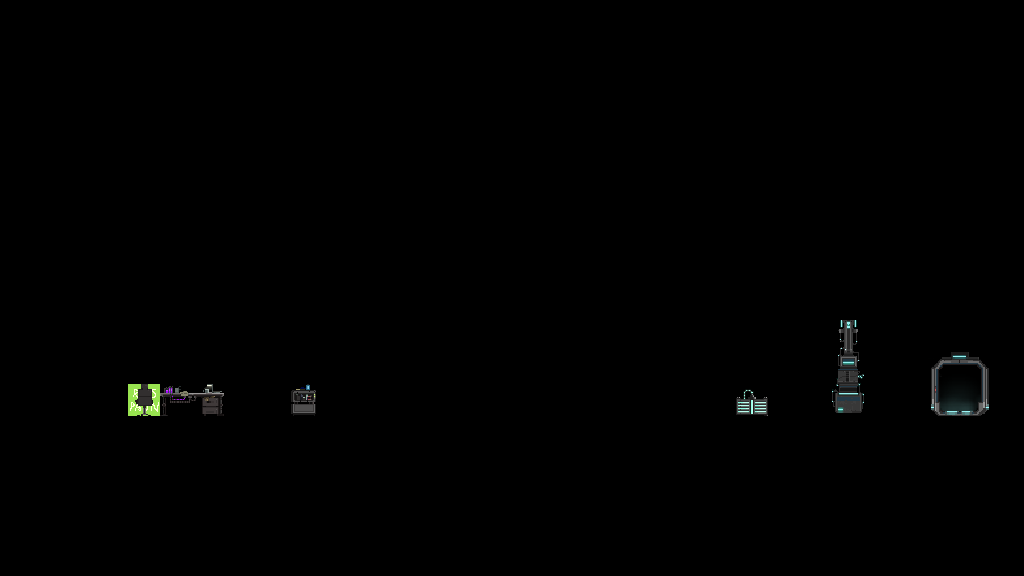

Rendered tile map (Tiled .tmx) drawn with the repository's tilesets; below, a short description and the full map source, tile grids included:
An orthogonal 32x18 tile map with 32x32 px tiles, 3 tile layers (Wall, Object, Background).

<map version="1.10" tiledversion="1.11.2" orientation="orthogonal" renderorder="right-down" width="32" height="18" tilewidth="32" tileheight="32" infinite="0" nextlayerid="4" nextobjectid="1">
 <tileset firstgid="1" source="ExtendedMapSet.tsx" />
 <layer id="1" name="Wall" width="32" height="18">
  <data encoding="csv">
0,0,0,0,0,0,0,0,0,0,0,0,0,0,0,0,0,0,0,0,0,0,0,0,0,0,0,0,0,0,0,0,
0,0,0,0,0,0,0,0,0,0,0,0,0,0,0,0,0,0,0,0,0,0,0,0,0,0,0,0,0,0,0,0,
0,0,0,0,0,0,0,0,0,0,0,0,0,0,0,0,0,0,0,0,0,0,0,0,0,0,0,0,0,0,0,0,
0,0,0,0,0,0,0,0,0,0,0,0,0,0,0,0,0,0,0,0,0,0,0,0,0,0,0,0,0,0,0,0,
0,0,0,0,0,0,0,0,0,0,0,0,0,0,0,0,0,0,0,0,0,0,0,0,0,0,0,0,0,0,0,0,
0,0,0,0,0,0,0,0,0,0,0,0,0,0,0,0,0,0,0,0,0,0,0,0,0,0,0,0,0,0,0,0,
0,0,0,0,0,0,0,0,0,0,0,0,0,0,0,0,0,0,0,0,0,0,0,0,0,0,0,0,0,0,0,0,
0,0,0,0,0,0,0,0,0,0,0,0,0,0,0,0,0,0,0,0,0,0,0,0,0,0,0,0,0,0,0,0,
0,0,0,0,0,0,0,0,0,0,0,0,0,0,0,0,0,0,0,0,0,0,0,0,0,0,0,0,0,0,0,0,
0,0,0,0,0,0,0,0,0,0,0,0,0,0,0,0,0,0,0,0,0,0,0,0,0,0,0,0,0,0,0,0,
0,0,0,0,0,0,0,0,0,0,0,0,0,0,0,0,0,0,0,0,0,0,0,0,0,0,0,0,0,0,0,0,
0,0,0,0,0,0,0,0,0,0,0,0,0,0,0,0,0,0,0,0,0,0,0,0,0,0,0,0,0,0,0,0,
11,11,11,11,11,11,11,11,11,11,11,11,11,11,11,11,11,11,11,11,11,11,11,11,11,11,11,11,11,11,11,11,
11,11,11,11,11,11,11,11,11,11,11,11,11,11,11,11,11,11,11,11,11,11,11,11,11,11,11,11,11,11,11,11,
0,0,0,0,0,0,0,0,0,0,0,0,0,0,0,0,0,0,0,0,0,0,0,0,0,0,0,0,0,0,0,0,
0,0,0,0,0,0,0,0,0,0,0,0,0,0,0,0,0,0,0,0,0,0,0,0,0,0,0,0,0,0,0,0,
0,0,0,0,0,0,0,0,0,0,0,0,0,0,0,0,0,0,0,0,0,0,0,0,0,0,0,0,0,0,0,0,
0,0,0,0,0,0,0,0,0,0,0,0,0,0,0,0,0,0,0,0,0,0,0,0,0,0,0,0,0,0,0,0
</data>
 </layer>
 <layer id="2" name="Object" width="32" height="18">
  <data encoding="csv">
0,0,0,0,0,0,0,0,0,0,0,0,0,0,0,0,0,0,0,0,0,0,0,0,0,0,0,0,0,0,0,0,
0,0,0,0,0,0,0,0,0,0,0,0,0,0,0,0,0,0,0,0,0,0,0,0,0,0,0,0,0,0,0,0,
0,0,0,0,0,0,0,0,0,0,0,0,0,0,0,0,0,0,0,0,0,0,0,0,0,0,0,0,0,0,0,0,
0,0,0,0,0,0,0,0,0,0,0,0,0,0,0,0,0,0,0,0,0,0,0,0,0,0,0,0,0,0,0,0,
0,0,0,0,0,0,0,0,0,0,0,0,0,0,0,0,0,0,0,0,0,0,0,0,0,0,0,0,0,0,0,0,
0,0,0,0,0,0,0,0,0,0,0,0,0,0,0,0,0,0,0,0,0,0,0,0,0,0,0,0,0,0,0,0,
0,0,0,0,0,0,0,0,0,0,0,0,0,0,0,0,0,0,0,0,0,0,0,0,0,0,0,0,0,0,0,0,
0,0,0,0,0,0,0,0,0,0,0,0,0,0,0,0,0,0,0,0,0,0,0,0,0,0,0,0,0,0,0,0,
0,0,0,0,0,0,0,0,0,0,0,0,0,0,0,0,0,0,0,0,0,0,0,0,0,0,0,0,0,0,0,0,
0,0,0,0,0,0,0,0,0,0,0,0,0,0,0,0,0,0,0,0,0,0,0,0,0,0,0,0,0,0,0,0,
0,0,0,0,0,0,0,0,0,0,0,0,0,0,0,0,0,0,0,0,0,0,0,0,0,0,0,0,0,0,0,0,
0,0,0,0,0,0,0,0,0,0,0,0,0,0,0,0,0,0,0,0,0,0,0,0,0,0,0,0,0,0,0,0,
0,0,0,0,21,0,0,0,0,0,0,0,0,0,0,0,0,0,0,0,0,0,0,0,0,0,0,0,0,0,0,0,
0,0,0,0,0,0,0,0,0,0,0,0,0,0,0,0,0,0,0,0,0,0,0,0,0,0,0,0,0,0,0,0,
0,0,0,0,0,0,0,0,0,0,0,0,0,0,0,0,0,0,0,0,0,0,0,0,0,0,0,0,0,0,0,0,
0,0,0,0,0,0,0,0,0,0,0,0,0,0,0,0,0,0,0,0,0,0,0,0,0,0,0,0,0,0,0,0,
0,0,0,0,0,0,0,0,0,0,0,0,0,0,0,0,0,0,0,0,0,0,0,0,0,0,0,0,0,0,0,0,
0,0,0,0,0,0,0,0,0,0,0,0,0,0,0,0,0,0,0,0,0,0,0,0,0,0,0,0,0,0,0,0
</data>
 </layer>
 <layer id="3" name="Background" width="32" height="18">
  <data encoding="csv">
0,0,0,0,0,0,0,0,0,0,0,0,0,0,0,0,0,0,0,0,0,0,0,0,0,0,0,0,0,0,0,0,
0,0,0,0,0,0,0,0,0,0,0,0,0,0,0,0,0,0,0,0,0,0,0,0,0,0,0,0,0,0,0,0,
0,0,0,0,0,0,0,0,0,0,0,0,0,0,0,0,0,0,0,0,0,0,0,0,0,0,0,0,0,0,0,0,
0,0,0,0,0,0,0,0,0,0,0,0,0,0,0,0,0,0,0,0,0,0,0,0,0,0,0,0,0,0,0,0,
0,0,0,0,0,0,0,0,0,0,0,0,0,0,0,0,0,0,0,0,0,0,0,0,0,0,0,0,0,0,0,0,
0,0,0,0,0,0,0,0,0,0,0,0,0,0,0,0,0,0,0,0,0,0,0,0,0,0,0,0,0,0,0,0,
0,0,0,0,0,0,0,0,0,0,0,0,0,0,0,0,0,0,0,0,0,0,0,0,0,0,0,0,0,0,0,0,
0,0,0,0,0,0,0,0,0,0,0,0,0,0,0,0,0,0,0,0,0,0,0,0,0,0,0,0,0,0,0,0,
0,0,0,0,0,0,0,0,0,0,0,0,0,0,0,0,0,0,0,0,0,0,0,0,0,0,0,0,0,0,0,0,
0,0,0,0,0,0,0,0,0,0,0,0,0,0,0,0,0,0,0,0,0,0,0,0,0,0,0,0,0,0,0,0,
0,0,0,0,0,0,0,0,0,0,0,0,0,0,0,0,0,0,0,0,0,0,0,0,0,0,1610612827,0,0,0,0,0,
0,0,0,0,0,0,0,0,0,0,0,0,0,0,0,0,0,0,0,0,0,0,0,0,0,0,1610612826,0,0,84,85,0,
0,0,0,0,86,95,96,0,0,94,0,0,0,0,0,0,0,0,0,0,0,0,0,54,0,0,1610612825,0,0,92,93,0,
0,0,0,0,0,0,0,0,0,0,0,0,0,0,0,0,0,0,0,0,0,0,0,0,0,0,0,0,0,0,0,0,
0,0,0,0,0,0,0,0,0,0,0,0,0,0,0,0,0,0,0,0,0,0,0,0,0,0,0,0,0,0,0,0,
0,0,0,0,0,0,0,0,0,0,0,0,0,0,0,0,0,0,0,0,0,0,0,0,0,0,0,0,0,0,0,0,
0,0,0,0,0,0,0,0,0,0,0,0,0,0,0,0,0,0,0,0,0,0,0,0,0,0,0,0,0,0,0,0,
0,0,0,0,0,0,0,0,0,0,0,0,0,0,0,0,0,0,0,0,0,0,0,0,0,0,0,0,0,0,0,0
</data>
 </layer>
</map>
